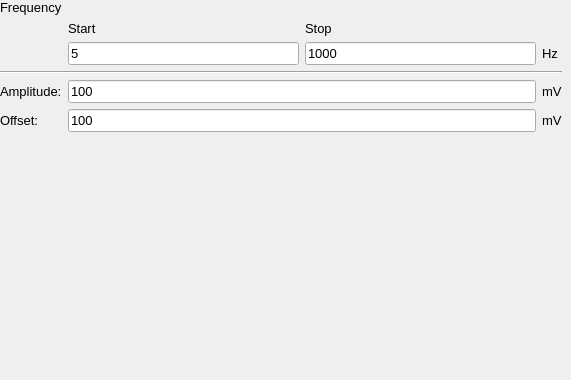
               <widget class="QWidget" name="freq_sweep_CH2">
                <widget class="QWidget" name="gridLayoutWidget_20">
                 <property name="geometry">
                  <rect>
                   <x>0</x>
                   <y>0</y>
                   <width>562</width>
                   <height>371</height>
                  </rect>
                 </property>
                 <layout class="QGridLayout" name="gridLayout_20" rowstretch="1,1,2,2,2,2,0">
                  <item row="5" column="0">
                   <widget class="QLabel" name="sweep_offset_label_CH2">
                    <property name="font">
                     <font>
                      <pointsize>10</pointsize>
                     </font>
                    </property>
                    <property name="layoutDirection">
                     <enum>Qt::LeftToRight</enum>
                    </property>
                    <property name="text">
                     <string>Offset:</string>
                    </property>
                   </widget>
                  </item>
                  <item row="5" column="3">
                   <widget class="QLabel" name="sweep_offset_unit_CH2">
                    <property name="font">
                     <font>
                      <pointsize>10</pointsize>
                     </font>
                    </property>
                    <property name="layoutDirection">
                     <enum>Qt::LeftToRight</enum>
                    </property>
                    <property name="text">
                     <string>mV</string>
                    </property>
                   </widget>
                  </item>
                  <item row="5" column="1" colspan="2">
                   <widget class="QLineEdit" name="sweep_offset_CH2">
                    <property name="sizePolicy">
                     <sizepolicy hsizetype="Expanding" vsizetype="Maximum">
                      <horstretch>1</horstretch>
                      <verstretch>1</verstretch>
                     </sizepolicy>
                    </property>
                    <property name="font">
                     <font>
                      <pointsize>10</pointsize>
                     </font>
                    </property>
                    <property name="text">
                     <string>100</string>
                    </property>
                   </widget>
                  </item>
                  <item row="4" column="1" colspan="2">
                   <widget class="QLineEdit" name="sweep_ampl_CH2">
                    <property name="sizePolicy">
                     <sizepolicy hsizetype="Expanding" vsizetype="Maximum">
                      <horstretch>1</horstretch>
                      <verstretch>1</verstretch>
                     </sizepolicy>
                    </property>
                    <property name="font">
                     <font>
                      <pointsize>10</pointsize>
                     </font>
                    </property>
                    <property name="text">
                     <string>100</string>
                    </property>
                   </widget>
                  </item>
                  <item row="2" column="2">
                   <widget class="QLineEdit" name="sweep_stop_freq_CH2">
                    <property name="sizePolicy">
                     <sizepolicy hsizetype="Expanding" vsizetype="Fixed">
                      <horstretch>1</horstretch>
                      <verstretch>1</verstretch>
                     </sizepolicy>
                    </property>
                    <property name="font">
                     <font>
                      <pointsize>10</pointsize>
                     </font>
                    </property>
                    <property name="text">
                     <string>1000</string>
                    </property>
                   </widget>
                  </item>
                  <item row="6" column="1">
                   <spacer name="verticalSpacer_17">
                    <property name="orientation">
                     <enum>Qt::Vertical</enum>
                    </property>
                    <property name="sizeHint" stdset="0">
                     <size>
                      <width>20</width>
                      <height>40</height>
                     </size>
                    </property>
                   </spacer>
                  </item>
                  <item row="1" column="2">
                   <widget class="QLabel" name="sweep_stop_label_CH2">
                    <property name="font">
                     <font>
                      <pointsize>10</pointsize>
                     </font>
                    </property>
                    <property name="layoutDirection">
                     <enum>Qt::LeftToRight</enum>
                    </property>
                    <property name="text">
                     <string>Stop</string>
                    </property>
                   </widget>
                  </item>
                  <item row="0" column="0" colspan="4">
                   <widget class="QLabel" name="sweep_freq_label_CH2">
                    <property name="sizePolicy">
                     <sizepolicy hsizetype="Preferred" vsizetype="Maximum">
                      <horstretch>0</horstretch>
                      <verstretch>0</verstretch>
                     </sizepolicy>
                    </property>
                    <property name="font">
                     <font>
                      <pointsize>10</pointsize>
                     </font>
                    </property>
                    <property name="layoutDirection">
                     <enum>Qt::LeftToRight</enum>
                    </property>
                    <property name="text">
                     <string>Frequency</string>
                    </property>
                   </widget>
                  </item>
                  <item row="1" column="1">
                   <widget class="QLabel" name="sweep_start_label_CH2">
                    <property name="sizePolicy">
                     <sizepolicy hsizetype="Preferred" vsizetype="Maximum">
                      <horstretch>0</horstretch>
                      <verstretch>0</verstretch>
                     </sizepolicy>
                    </property>
                    <property name="font">
                     <font>
                      <pointsize>10</pointsize>
                     </font>
                    </property>
                    <property name="layoutDirection">
                     <enum>Qt::LeftToRight</enum>
                    </property>
                    <property name="text">
                     <string>Start</string>
                    </property>
                   </widget>
                  </item>
                  <item row="2" column="3">
                   <widget class="QLabel" name="sweep_freq_unit_CH2">
                    <property name="font">
                     <font>
                      <pointsize>10</pointsize>
                     </font>
                    </property>
                    <property name="layoutDirection">
                     <enum>Qt::LeftToRight</enum>
                    </property>
                    <property name="text">
                     <string>Hz</string>
                    </property>
                   </widget>
                  </item>
                  <item row="4" column="3">
                   <widget class="QLabel" name="sweep_ampl_unit_CH2">
                    <property name="font">
                     <font>
                      <pointsize>10</pointsize>
                     </font>
                    </property>
                    <property name="layoutDirection">
                     <enum>Qt::LeftToRight</enum>
                    </property>
                    <property name="text">
                     <string>mV</string>
                    </property>
                   </widget>
                  </item>
                  <item row="4" column="0">
                   <widget class="QLabel" name="sweep_ampl_label_CH2">
                    <property name="font">
                     <font>
                      <pointsize>10</pointsize>
                     </font>
                    </property>
                    <property name="layoutDirection">
                     <enum>Qt::LeftToRight</enum>
                    </property>
                    <property name="text">
                     <string>Amplitude:</string>
                    </property>
                   </widget>
                  </item>
                  <item row="2" column="1">
                   <widget class="QLineEdit" name="sweep_start_freq_CH2">
                    <property name="sizePolicy">
                     <sizepolicy hsizetype="Expanding" vsizetype="Maximum">
                      <horstretch>1</horstretch>
                      <verstretch>1</verstretch>
                     </sizepolicy>
                    </property>
                    <property name="font">
                     <font>
                      <pointsize>10</pointsize>
                     </font>
                    </property>
                    <property name="text">
                     <string>5</string>
                    </property>
                   </widget>
                  </item>
                  <item row="3" column="0" colspan="4">
                   <widget class="Line" name="line_5">
                    <property name="orientation">
                     <enum>Qt::Horizontal</enum>
                    </property>
                   </widget>
                  </item>
                 </layout>
                </widget>
               </widget>
